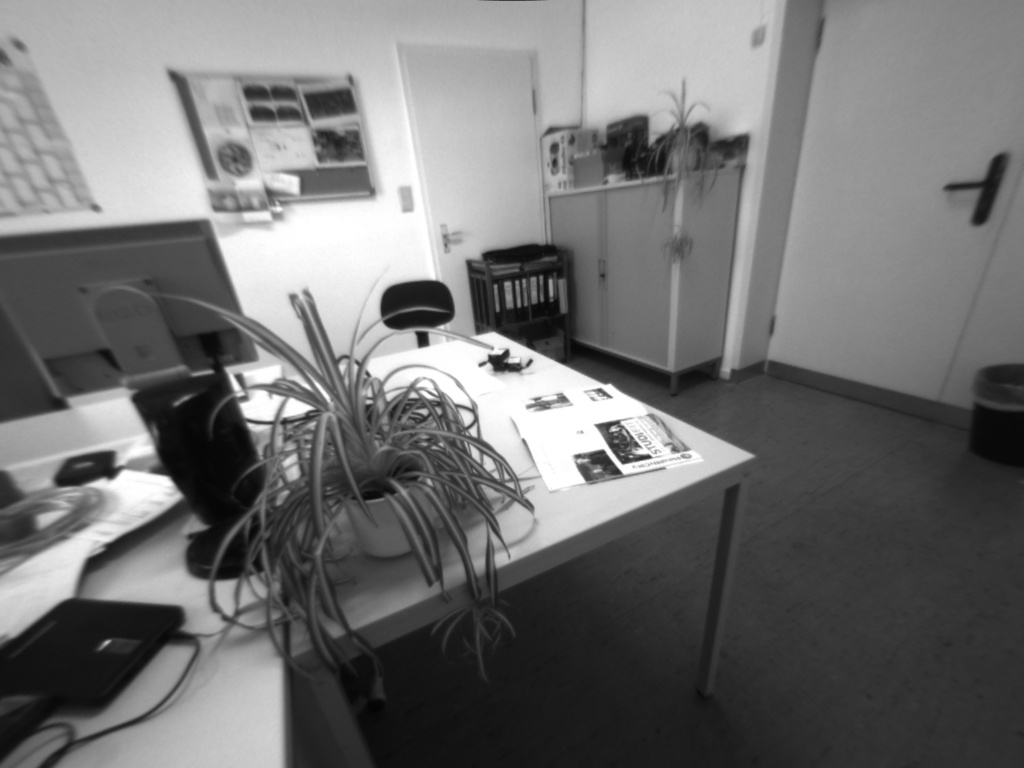
#> input picture left0000.jpg, 1024 x 768 px
$ python test_stereo.py   (Python 2 division)
#> lines starting #> are read from the running program, lines starting #| are printed output that depends on the picture; after the words box and inside, x2 and y2 are one past the last pixel; in counts of white or black regions, pixels touching at a corner belong together
#!/usr/bin/env python
# -*- coding: utf-8 -*-
"""
Created on Wed Jun  1 14:26:41 2016

@author: nubot
"""
import numpy as np
import matplotlib.pyplot as plt
pis = plt.imshow
pf = plt.figure


def sim(*arg,**kwarg):
    return np.hstack(arg)
import scipy
import scipy.ndimage
from vtk_visualizer import *
from scipy import weave
from mpl_toolkits.mplot3d import Axes3D

if __name__ == "__main__":
    imleft = plt.imread('./left0000.jpg')[:,:,0].astype('f').copy()
#> imleft: shape (768, 1024) float32; min 4, max 255, mean 113.5
    imright = plt.imread('./right0000.jpg')[:,:,0].astype('f').copy()
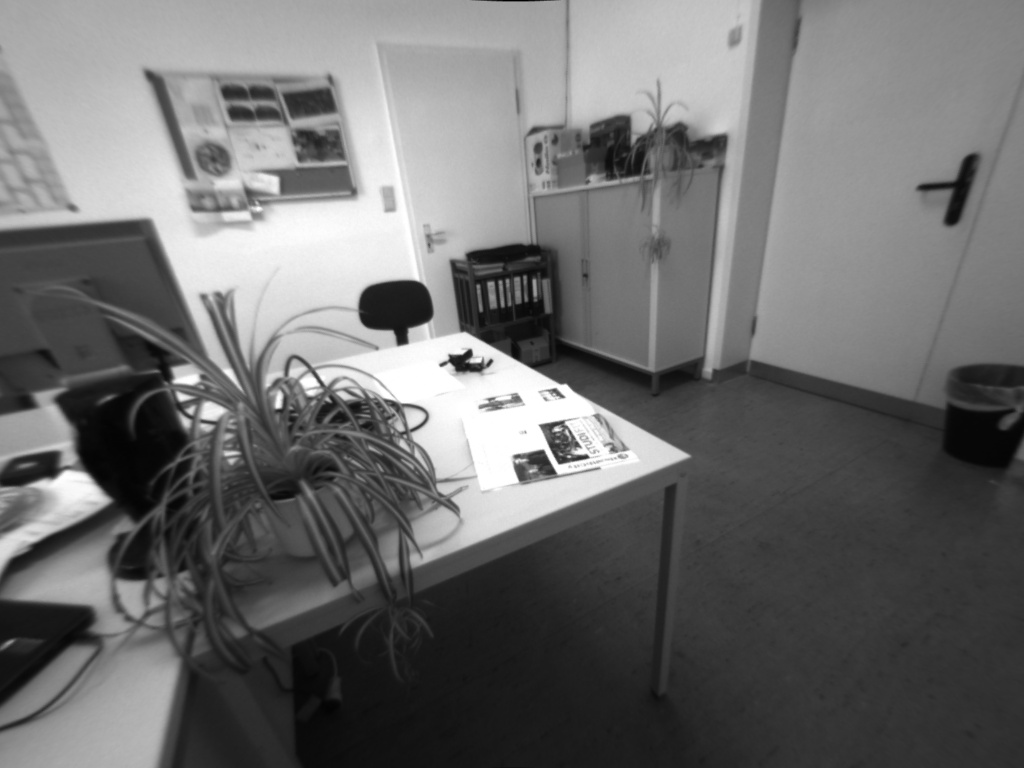
#> input picture right0000.jpg, 1024 x 768 px
#> imright: shape (768, 1024) float32; min 0, max 255, mean 109.4
    h,w = imleft.shape[:2]
#> h = 768; w = 1024

    normalize = lambda x:x/np.linalg.norm(x)
    plt.ion()
    # get good pixels
    def calcGradient(im):
        dx,dy = np.gradient(im)
        return np.sqrt(dx**2+dy**2)


    dI,px,py,pcolor,pvm = [],[],[],[],[]
    for i,im in enumerate([imleft, imright]):
#        d = calcGradient(im)
        d = scipy.ndimage.filters.gaussian_gradient_magnitude(im,1)
        d_abs = np.abs(d)
        valid_mask = d_abs>np.percentile(d_abs,80)
        dI.append( d.copy() )
        u, v = np.meshgrid(range(w),range(h))
        pixel_mask = reduce(np.logical_and,[valid_mask, u>1, v>1, u<w-2, v<h-2])
        px.append(u[pixel_mask].copy())
        py.append(v[pixel_mask].copy())
        pvm.append(pixel_mask.copy())
#> this loop made 2 passes
#> pass 1, `d = scipy.ndimage.filters.gaussian_gradient_magnitude(im,1)`:
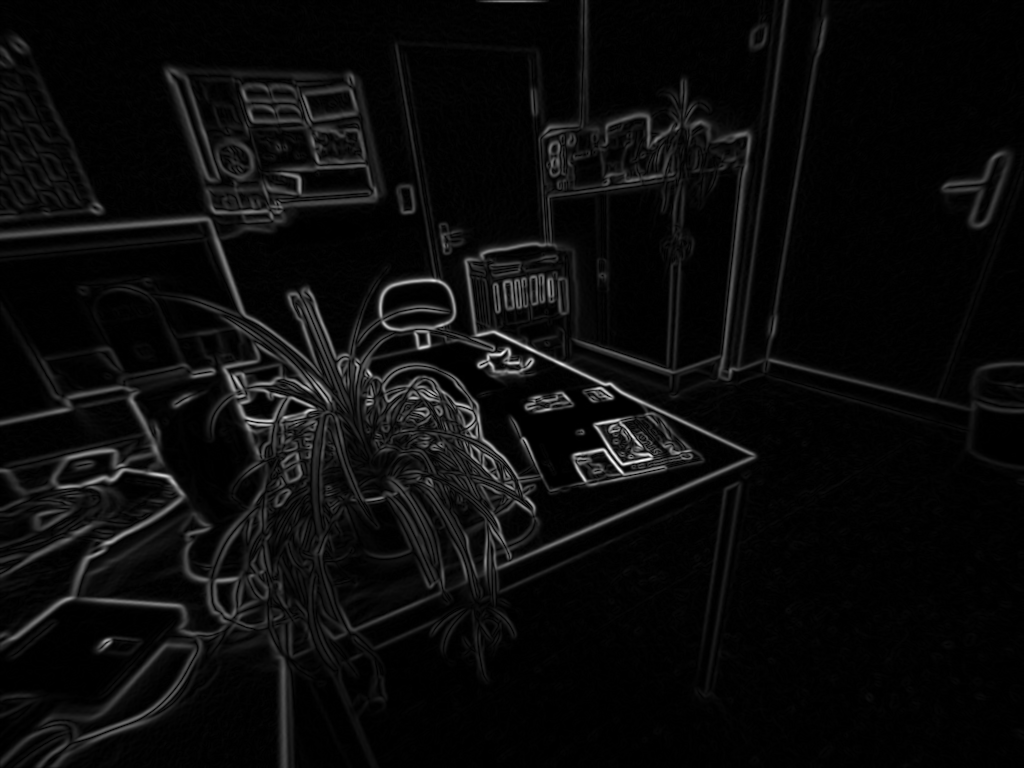
#> d: shape (768, 1024) float32; min 0, max 67.71, mean 3.1; drawn with min black and max white
#> pass 1, `valid_mask = d_abs>np.percentile(d_abs,80)`:
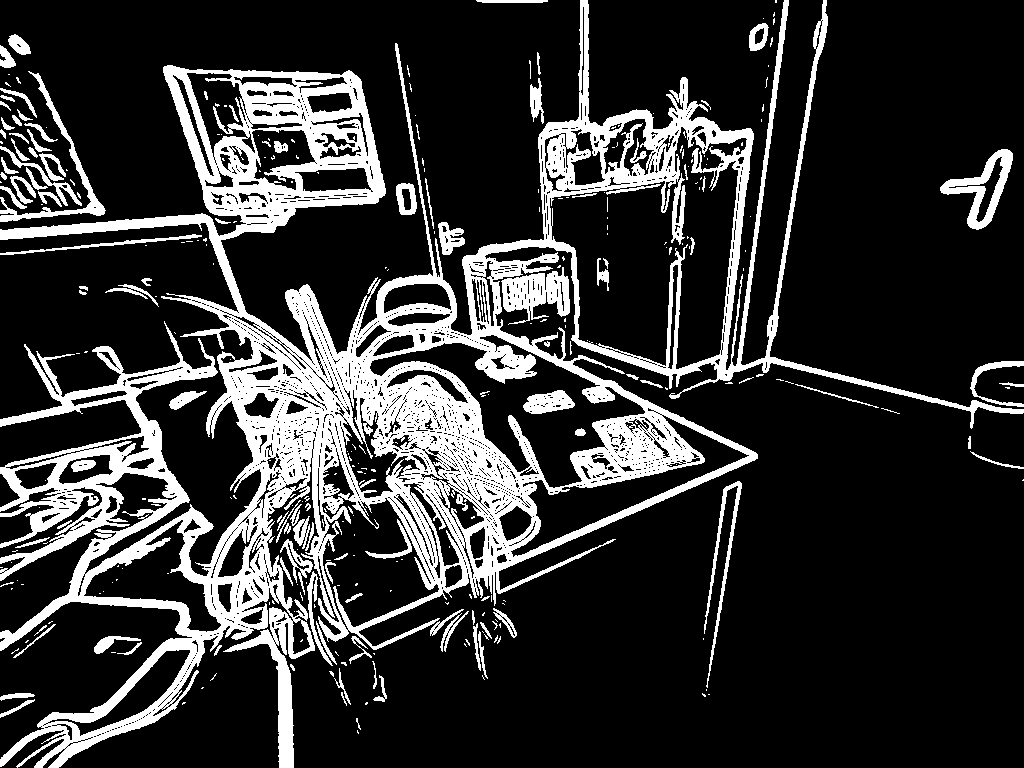
#> valid_mask: shape (768, 1024) bool; 20% white; 320 white regions (211 under 20 px), largest, box (x1, y1, x2, y2) and area: (0, 0, 1024, 768) 135677, (501, 267, 570, 325) 2159, (940, 149, 1013, 230) 1885
#> after the loop:
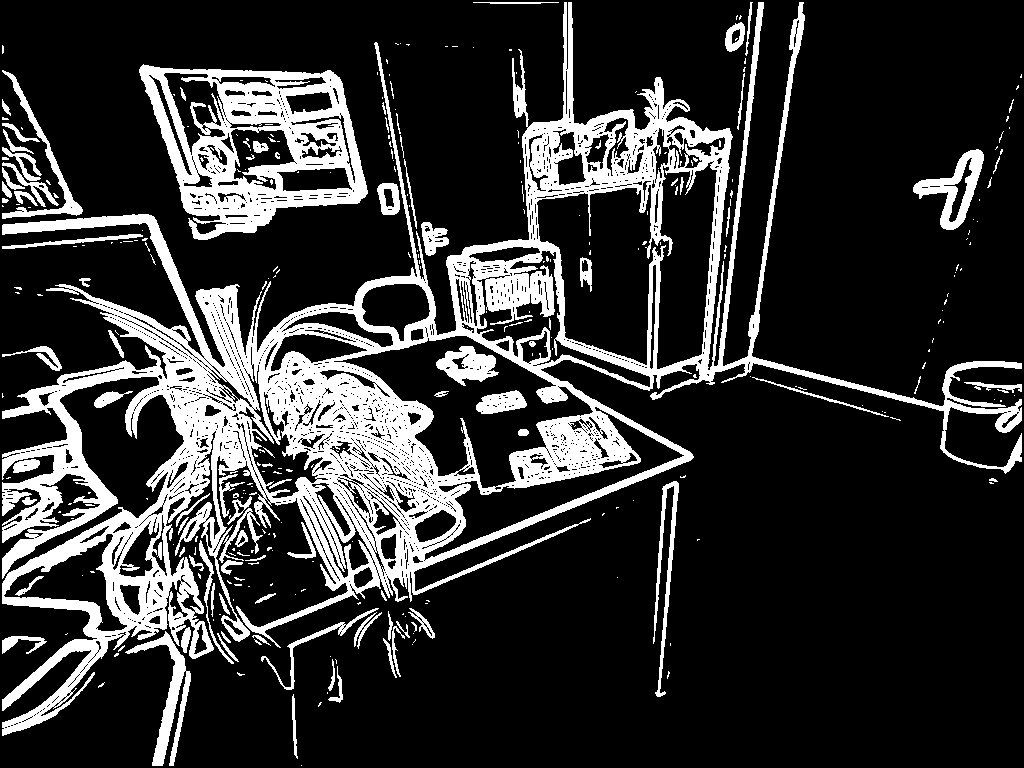
#> pixel_mask: shape (768, 1024) bool; 19.9% white; 337 white regions (241 under 20 px), largest, box (x1, y1, x2, y2) and area: (2, 2, 1022, 736) 115765, (139, 64, 368, 240) 18091, (125, 631, 191, 766) 2149
#> after the loop, dI = 2 items; pvm = 2 items; px = 2 items; py = 2 items

    pis(valid_mask)
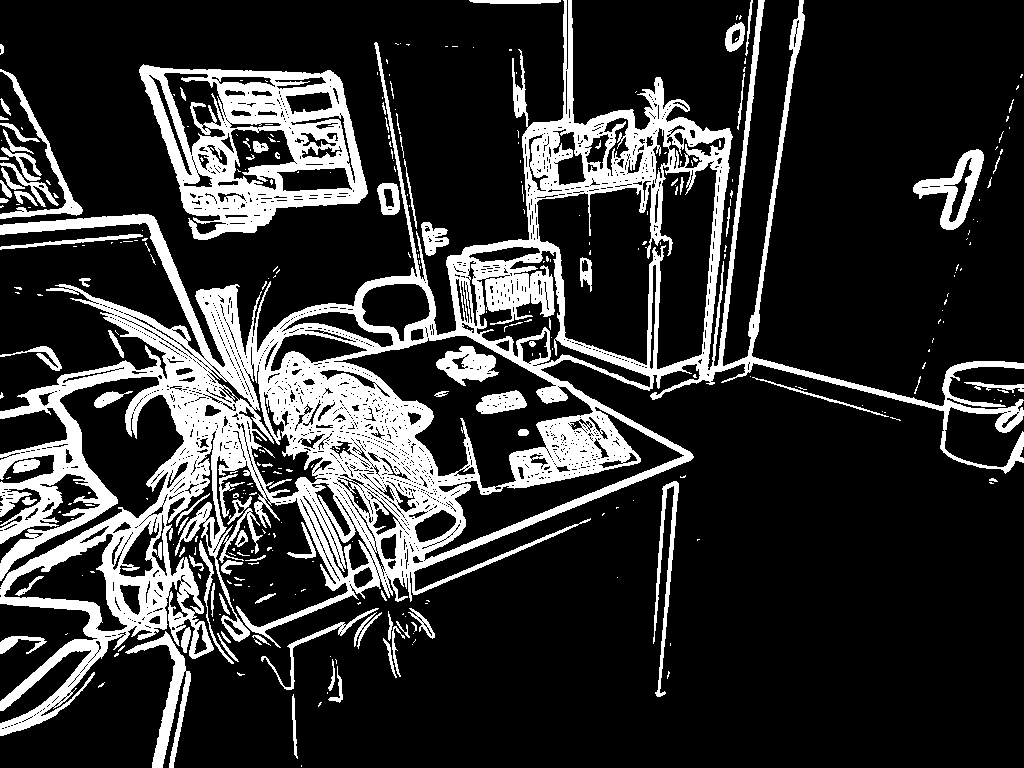
#> valid_mask: shape (768, 1024) bool; 20% white; 339 white regions (240 under 20 px), largest, box (x1, y1, x2, y2) and area: (0, 0, 1024, 736) 116173, (139, 64, 368, 240) 18091, (125, 631, 191, 768) 2181


    for vm,d in zip(pvm, dI):
        dt = np.round(d).astype('int')
        pcolor.append(dt[vm])
#> after the loop, pcolor = 2 items

#% construct database
    data = [[] for _ in range(h)]
    for x,y in zip(px[1], py[1]):
        """put pixels into bins base on their color"""
        data[y].append((x, 0, (y,x)))

    data_cur = [[] for _ in range(h)]
    for x,y in zip(px[0], py[0]):
        """put pixels into bins base on their color"""
        data_cur[y].append((x, 0, (y,x)))
    d_result = np.full_like(imleft, -1)


    lim, rim = imleft.astype('u1').copy(), imright.astype('u1').copy()

#%% DP2.0
    x_off, y_off = map(np.ravel, np.meshgrid(range(-1,2),range(-1,2)))
    min_disparity, max_disparity = 10, 160

    def fast_dp2(a, ly, lx, la, ry, rx, ra, occ_cost):
        M, N = la.size, ra.size
        l_pts, r_pts = la,ra

        dis = vec(l_pts)-r_pts        # corresponding dispairity value for array Edata
        dis_mask = np.logical_or(dis<min_disparity, dis>max_disparity)

        vl, vr = lim[ly, lx], rim[ry,rx]
        Edata = np.abs(vec(vl)-vr)
        Edata[dis_mask] = 65530   # negative disparity should not be considered

        vl = np.array([ lim[y+y_off, x+x_off] for y,x in zip(vec(ly),vec(lx)) ],'u1')
        vr = np.array([ rim[y+y_off, x+x_off] for y,x in zip(vec(ry),vec(rx)) ],'u1')

        result = np.full_like(l_pts,-1,'i2')
        scode = r"""
            inline float calcErr(uint8_t *a, uint8_t *b)
            {
                float sum = 0;
                for(size_t i=0; i<9; i++)
                    sum += std::fabs((float)*(a++) - (float)*(b++));
                return sum/9.0;
            }
            """
        code = r"""
            size_t M = Nl_pts[0];

            size_t N = Nr_pts[0];
            size_t N1 = N+1;
            auto start = std::chrono::system_clock::now();

            auto Costs = new float[(M+1)*(N+1)];
            auto Bests = new unsigned char[(M+1)*(N+1)];

            #define C(y,x)  Costs[(y)*N1+(x)]
            #define B(y,x)  Bests[(y)*N1+(x)]

            for (size_t m=0; m<=M; m++)
                C(m, 0) = m*occ_cost;
            for (size_t n=1; n<=N; n++)
                C(0, n) = n*occ_cost;

            for (size_t m=1,md=0; m<=M; m++,md++)
                for(size_t n=1,nd=0; n<=N; n++,nd++ )
                {
                    #if 0
                        float disparity = L_PTS1(md) - R_PTS1(nd);
                        float Edata = (disparity<min_disparity or disparity> max_disparity)? 65530 : calcErr(&VL2(md,0), &VR2(nd,0));
                        float c1 = C(m-1, n-1) + Edata;
                    #else
                        float c1 = C(m-1, n-1) + EDATA2(md,nd);
                    #endif

                    float c2 = C(m-1, n) + occ_cost;
                    float c3 = C(m, n-1) + occ_cost;

                    float c_min = c1;
                    unsigned char  c_min_id = 0;

                    if(c2<c_min) { c_min=c2; c_min_id=1; }
                    if(c3<c_min) { c_min=c3; c_min_id=2; }

                    C(m, n) = c_min;
                    B(m, n) = c_min_id;
                }

            int l=M, r=N;
            while (l!=0 && r!=0)
                switch(B(l,r)) {
                    case 0:
                        RESULT1(l-1) = r-1;
                        l -= 1; r -= 1;
                        break;
                    case 1:
                        l -= 1; break;
                    case 2:
                        r -= 1; break;
                    default:
                        std::cerr << "unknown value of x";
                        goto exit_loop;
                }
            exit_loop: ;

            delete[] Costs;
            delete[] Bests;
            #undef C(y,x)
            #undef B(y,x)
            //auto duration = std::chrono::duration<double>
            //    (std::chrono::system_clock::now() - start);
            //std::cout <<"runtime:" <<duration.count() << "s" <<std::endl;
        """
#> (the run stopped early here; a loop or call above may not have finished)
